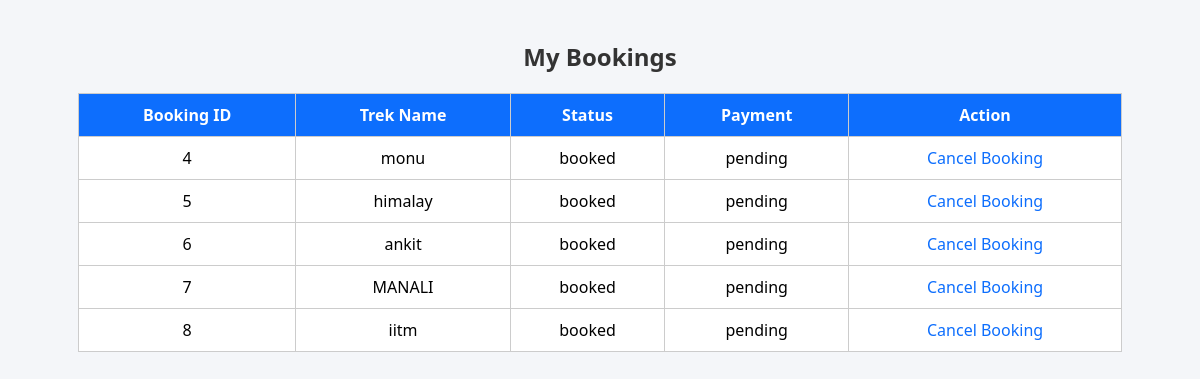
Before: /my-bookings (signed in) with the older database file.
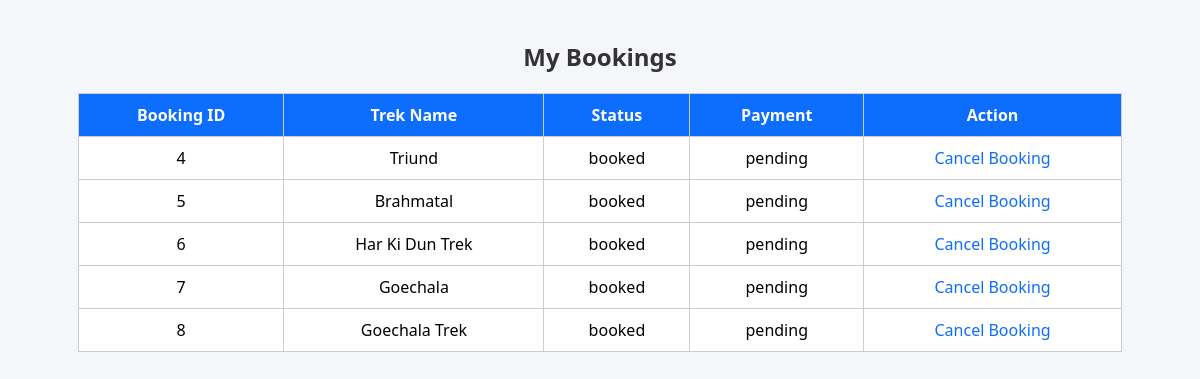
After: the same page with the newer database file.
### models.py (models this page shows)
class Booking(db.Model):
    __tablename__ = "bookings"
    id = db.Column(db.Integer, primary_key=True)
    user_id = db.Column(
        db.Integer,
        db.ForeignKey("users.id"),
        nullable=False
    )
    trek_id = db.Column(
        db.Integer,
        db.ForeignKey("treks.id"),
        nullable=False
    )
    booking_date = db.Column(
        db.DateTime,
        default=datetime.utcnow
    )
    booking_status = db.Column(
        db.String(20),
        default="booked"
    )
    payment_status = db.Column(
        db.String(20),
        default="pending"
    )

class Trek(db.Model):
    __tablename__ = "treks"
    id = db.Column(db.Integer, primary_key=True)
    trek_name = db.Column(
        db.String(150),
        nullable=False
    )
    location = db.Column(
        db.String(150),
        nullable=False
    )
    difficulty = db.Column(
        db.String(20),
        nullable=False
    )
    duration_days = db.Column(
        db.Integer,
        nullable=False
    )
    available_slots = db.Column(
        db.Integer,
        nullable=False
    )
    start_date = db.Column(
        db.Date,
        nullable=False
    )
    end_date = db.Column(
        db.Date,
        nullable=False
    )
    status = db.Column(
    db.String(20),
    default="Open"
)
    description = db.Column(db.Text)
    assigned_staff_id = db.Column(
        db.Integer,
        db.ForeignKey("staff_profiles.id")
    )
    created_at = db.Column(
        db.DateTime,
        default=datetime.utcnow
    )
    bookings = db.relationship(
        "Booking",
        backref="trek",
        lazy=True,
        cascade="all, delete-orphan"
    )

### app.py (the view)
@app.route("/my-bookings")
def my_bookings():
    if "user_id" not in session:
        return redirect("/login")
    if session["role"] != "user":
        return "Access Denied"
    bookings = Booking.query.filter_by(
        user_id=session["user_id"]
    ).all()
    return render_template(
        "my_bookings.html",
        bookings=bookings
    )

### templates/my_bookings.html (shortened to what this page needs)
<!DOCTYPE html>
<html>
<head>
    <link
    rel="stylesheet"
    href="{{ url_for('static', filename='css/style.css') }}">
</head>
<body>
    <h2>My Bookings</h2>
    <table>
        <tr>
            <th>Booking ID</th>
            <th>Trek Name</th>
            <th>Status</th>
            <th>Payment</th>
            <th>Action</th>
        </tr>
        {% for booking in bookings %}
        <tr>
            <td>{{ booking.id }}</td>
            <td>{{ booking.trek.trek_name }}</td>
            <td>{{ booking.booking_status }}</td>
            <td>{{ booking.payment_status }}</td>
            <td>
                <a href="/cancel-booking/{{ booking.id }}">
                    Cancel Booking
                </a>
            </td>
        </tr>
        {% endfor %}
    </table>
</body>
</html>

Changed rows visible on the page:
changed through a linked row, Booking id 4: trek.trek_name "monu" → "Triund"
changed through a linked row, Booking id 5: trek.trek_name "himalay" → "Brahmatal"
changed through a linked row, Booking id 6: trek.trek_name "ankit" → "Har Ki Dun Trek"
changed through a linked row, Booking id 7: trek.trek_name "MANALI" → "Goechala"
changed through a linked row, Booking id 8: trek.trek_name "iitm" → "Goechala Trek"
